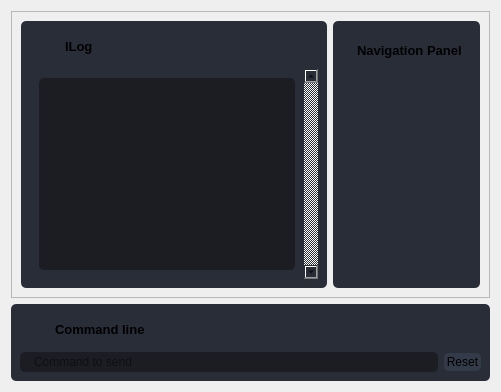
                  <widget class="QWidget" name="page_home">
                   <property name="layoutDirection">
                    <enum>Qt::LeftToRight</enum>
                   </property>
                   <layout class="QVBoxLayout" name="verticalLayout_10">
                    <item>
                     <widget class="QFrame" name="frame_4">
                      <property name="frameShape">
                       <enum>QFrame::StyledPanel</enum>
                      </property>
                      <property name="frameShadow">
                       <enum>QFrame::Raised</enum>
                      </property>
                      <layout class="QHBoxLayout" name="horizontalLayout_16">
                       <item>
                        <widget class="QFrame" name="frame_7">
                         <property name="maximumSize">
                          <size>
                           <width>400</width>
                           <height>16777215</height>
                          </size>
                         </property>
                         <property name="styleSheet">
                          <string notr="true">background-color: rgb(41, 45, 56);
border-radius: 5px;
</string>
                         </property>
                         <property name="frameShape">
                          <enum>QFrame::StyledPanel</enum>
                         </property>
                         <property name="frameShadow">
                          <enum>QFrame::Raised</enum>
                         </property>
                         <layout class="QVBoxLayout" name="verticalLayout_14">
                          <item>
                           <widget class="QFrame" name="frame_9">
                            <property name="maximumSize">
                             <size>
                              <width>16777215</width>
                              <height>130</height>
                             </size>
                            </property>
                            <property name="frameShape">
                             <enum>QFrame::StyledPanel</enum>
                            </property>
                            <property name="frameShadow">
                             <enum>QFrame::Raised</enum>
                            </property>
                            <layout class="QHBoxLayout" name="horizontalLayout_14">
                             <item>
                              <widget class="QFrame" name="cmd_icon_2">
                               <property name="maximumSize">
                                <size>
                                 <width>20</width>
                                 <height>30</height>
                                </size>
                               </property>
                               <property name="styleSheet">
                                <string notr="true">background: transparent;
background-image: url(:/16x16/icons/16x16/cil-comment-square.png);
background-position: center;
background-repeat: no-repeat;</string>
                               </property>
                               <property name="frameShape">
                                <enum>QFrame::StyledPanel</enum>
                               </property>
                               <property name="frameShadow">
                                <enum>QFrame::Raised</enum>
                               </property>
                              </widget>
                             </item>
                             <item>
                              <widget class="QLabel" name="cmd_line_name_2">
                               <property name="maximumSize">
                                <size>
                                 <width>16777215</width>
                                 <height>20</height>
                                </size>
                               </property>
                               <property name="font">
                                <font>
                                 <family>Segoe UI</family>
                                 <pointsize>10</pointsize>
                                 <weight>75</weight>
                                 <bold>true</bold>
                                </font>
                               </property>
                               <property name="styleSheet">
                                <string notr="true"/>
                               </property>
                               <property name="lineWidth">
                                <number>1</number>
                               </property>
                               <property name="text">
                                <string>lLog</string>
                               </property>
                               <property name="alignment">
                                <set>Qt::AlignLeading|Qt::AlignLeft|Qt::AlignVCenter</set>
                               </property>
                              </widget>
                             </item>
                            </layout>
                           </widget>
                          </item>
                          <item>
                           <widget class="QScrollArea" name="scrollArea_2">
                            <property name="verticalScrollBarPolicy">
                             <enum>Qt::ScrollBarAlwaysOn</enum>
                            </property>
                            <property name="widgetResizable">
                             <bool>true</bool>
                            </property>
                            <widget class="QWidget" name="scrollAreaWidgetContents_2">
                             <property name="geometry">
                              <rect>
                               <x>0</x>
                               <y>0</y>
                               <width>364</width>
                               <height>386</height>
                              </rect>
                             </property>
                             <layout class="QVBoxLayout" name="verticalLayout_17">
                              <item>
                               <widget class="QPlainTextEdit" name="log">
                                <property name="styleSheet">
                                 <string notr="true">QPlainTextEdit {
	background-color: rgb(27, 29, 35);
	border-radius: 5px;
	padding: 10px;
}
QPlainTextEdit:hover {
	border: 2px solid rgb(64, 71, 88);
}
QPlainTextEdit:focus {
	border: 2px solid rgb(91, 101, 124);
}</string>
                                </property>
                                <property name="undoRedoEnabled">
                                 <bool>false</bool>
                                </property>
                                <property name="readOnly">
                                 <bool>true</bool>
                                </property>
                               </widget>
                              </item>
                             </layout>
                            </widget>
                           </widget>
                          </item>
                         </layout>
                        </widget>
                       </item>
                       <item>
                        <widget class="QFrame" name="navigation_panel_frame">
                         <property name="maximumSize">
                          <size>
                           <width>16777215</width>
                           <height>16777215</height>
                          </size>
                         </property>
                         <property name="styleSheet">
                          <string notr="true">background-color: rgb(41, 45, 56);
border-radius: 5px;
</string>
                         </property>
                         <property name="frameShape">
                          <enum>QFrame::StyledPanel</enum>
                         </property>
                         <property name="frameShadow">
                          <enum>QFrame::Raised</enum>
                         </property>
                         <layout class="QVBoxLayout" name="verticalLayout_16">
                          <item>
                           <widget class="QFrame" name="title_frame">
                            <property name="maximumSize">
                             <size>
                              <width>16777215</width>
                              <height>40</height>
                             </size>
                            </property>
                            <property name="frameShape">
                             <enum>QFrame::StyledPanel</enum>
                            </property>
                            <property name="frameShadow">
                             <enum>QFrame::Raised</enum>
                            </property>
                            <layout class="QHBoxLayout" name="horizontalLayout_15">
                             <item>
                              <widget class="QFrame" name="cmd_icon_3">
                               <property name="maximumSize">
                                <size>
                                 <width>20</width>
                                 <height>20</height>
                                </size>
                               </property>
                               <property name="styleSheet">
                                <string notr="true">background: transparent;
background-image: url(:/16x16/icons/16x16/cil-map.png);
background-position: center;
background-repeat: no-repeat;</string>
                               </property>
                               <property name="frameShape">
                                <enum>QFrame::StyledPanel</enum>
                               </property>
                               <property name="frameShadow">
                                <enum>QFrame::Raised</enum>
                               </property>
                              </widget>
                             </item>
                             <item>
                              <widget class="QLabel" name="cmd_line_name_3">
                               <property name="maximumSize">
                                <size>
                                 <width>16777215</width>
                                 <height>20</height>
                                </size>
                               </property>
                               <property name="font">
                                <font>
                                 <family>Segoe UI</family>
                                 <pointsize>10</pointsize>
                                 <weight>75</weight>
                                 <bold>true</bold>
                                </font>
                               </property>
                               <property name="styleSheet">
                                <string notr="true"/>
                               </property>
                               <property name="lineWidth">
                                <number>1</number>
                               </property>
                               <property name="text">
                                <string>Navigation Panel</string>
                               </property>
                               <property name="alignment">
                                <set>Qt::AlignLeading|Qt::AlignLeft|Qt::AlignVCenter</set>
                               </property>
                              </widget>
                             </item>
                            </layout>
                           </widget>
                          </item>
                          <item>
                           <widget class="QFrame" name="plot_frame">
                            <property name="frameShape">
                             <enum>QFrame::StyledPanel</enum>
                            </property>
                            <property name="frameShadow">
                             <enum>QFrame::Raised</enum>
                            </property>
                           </widget>
                          </item>
                         </layout>
                        </widget>
                       </item>
                      </layout>
                     </widget>
                    </item>
                    <item>
                     <widget class="QFrame" name="frame_5">
                      <property name="maximumSize">
                       <size>
                        <width>16777215</width>
                        <height>90</height>
                       </size>
                      </property>
                      <property name="styleSheet">
                       <string notr="true">background-color: rgb(41, 45, 56);
border-radius: 5px;
</string>
                      </property>
                      <property name="frameShape">
                       <enum>QFrame::StyledPanel</enum>
                      </property>
                      <property name="frameShadow">
                       <enum>QFrame::Raised</enum>
                      </property>
                      <layout class="QGridLayout" name="gridLayout_3">
                       <item row="3" column="0">
                        <widget class="QLineEdit" name="command_entry">
                         <property name="styleSheet">
                          <string notr="true">QLineEdit {
	background-color: rgb(27, 29, 35);
	border-radius: 5px;
	border: 2px solid rgb(27, 29, 35);
	padding-left: 10px;
}
QLineEdit:hover {
	border: 2px solid rgb(64, 71, 88);
}
QLineEdit:focus {
	border: 2px solid rgb(91, 101, 124);
}</string>
                         </property>
                         <property name="placeholderText">
                          <string>Command to send</string>
                         </property>
                        </widget>
                       </item>
                       <item row="3" column="1">
                        <widget class="QPushButton" name="pushButton_2">
                         <property name="maximumSize">
                          <size>
                           <width>50</width>
                           <height>16777215</height>
                          </size>
                         </property>
                         <property name="styleSheet">
                          <string notr="true">QPushButton {
	border: 2px solid rgb(52, 59, 72);
	border-radius: 5px;	
	background-color: rgb(52, 59, 72);
}
QPushButton:hover {
	background-color: rgb(57, 65, 80);
	border: 2px solid rgb(61, 70, 86);
}
QPushButton:pressed {	
	background-color: rgb(35, 40, 49);
	border: 2px solid rgb(43, 50, 61);
}</string>
                         </property>
                         <property name="text">
                          <string>Reset</string>
                         </property>
                         <property name="icon">
                          <iconset resource="files.qrc">
                           <normaloff>:/16x16/icons/16x16/cil-power-standby.png</normaloff>:/16x16/icons/16x16/cil-power-standby.png</iconset>
                         </property>
                        </widget>
                       </item>
                       <item row="1" column="0">
                        <widget class="QFrame" name="frame_6">
                         <property name="maximumSize">
                          <size>
                           <width>16777215</width>
                           <height>40</height>
                          </size>
                         </property>
                         <property name="frameShape">
                          <enum>QFrame::StyledPanel</enum>
                         </property>
                         <property name="frameShadow">
                          <enum>QFrame::Raised</enum>
                         </property>
                         <layout class="QHBoxLayout" name="horizontalLayout_13">
                          <item>
                           <widget class="QFrame" name="cmd_icon">
                            <property name="maximumSize">
                             <size>
                              <width>20</width>
                              <height>20</height>
                             </size>
                            </property>
                            <property name="styleSheet">
                             <string notr="true">background: transparent;
background-image: url(:/16x16/icons/16x16/cil-terminal.png);
background-position: center;
background-repeat: no-repeat;</string>
                            </property>
                            <property name="frameShape">
                             <enum>QFrame::StyledPanel</enum>
                            </property>
                            <property name="frameShadow">
                             <enum>QFrame::Raised</enum>
                            </property>
                           </widget>
                          </item>
                          <item>
                           <widget class="QLabel" name="cmd_line_name">
                            <property name="maximumSize">
                             <size>
                              <width>16777215</width>
                              <height>20</height>
                             </size>
                            </property>
                            <property name="font">
                             <font>
                              <family>Segoe UI</family>
                              <pointsize>10</pointsize>
                              <weight>75</weight>
                              <bold>true</bold>
                             </font>
                            </property>
                            <property name="styleSheet">
                             <string notr="true"/>
                            </property>
                            <property name="lineWidth">
                             <number>1</number>
                            </property>
                            <property name="text">
                             <string>Command line</string>
                            </property>
                            <property name="alignment">
                             <set>Qt::AlignLeading|Qt::AlignLeft|Qt::AlignVCenter</set>
                            </property>
                           </widget>
                          </item>
                         </layout>
                        </widget>
                       </item>
                      </layout>
                     </widget>
                    </item>
                   </layout>
                  </widget>
